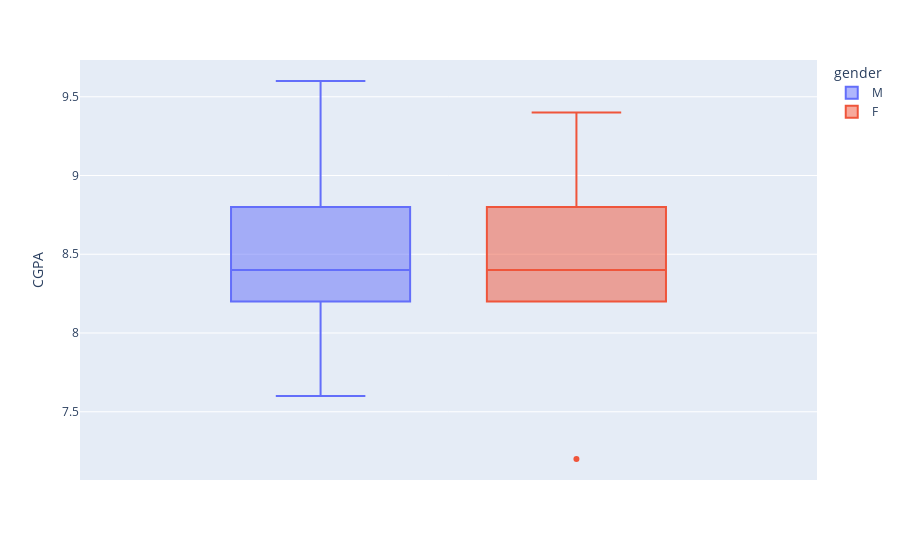

The cell this chart's notebook holds for it:
### Code cell
px.box(df_passed, color="gender", y='CGPA')

### Figure 1 — Plotly figure (JSON) as saved in the notebook; plotly's stock layout.template omitted (floating-point values rounded to 4 significant figures)
{"data": [{"alignmentgroup": "True", "hovertemplate": "gender=M<br>CGPA=%{y}<extra></extra>", "legendgroup": "M", "marker": {"color": "#636efa"}, "name": "M", "notched": false, "offsetgroup": "M", "orientation": "v", "showlegend": true, "type": "box", "x0": " ", "xaxis": "x", "y": [8.2, 9.2, 8.8, 8.2, 8.8, 9.6, 9.4, 8.8, 8, 8.4, 9.6, 8.8, 8.6, 8, 8.2, 8, 8.6, 9, 8.2, 9.2, 8.4, 8.4, 8, 8.4, 8.6, 7.6, 8.4, 8.4, 8.8, 8.4, 8.4, 8.8, 7.6, 8.4, 8.8, 8.2, 8.6, 9.2, 9.2, 8.8, 8.4, 8.4, 9.6, 7.8, 7.8, 8.2, 8.2, 9.4, 7.8, 9.4, 8.8, 8.6, 8.6, 9, 7.8, 8.4, 8.4], "y0": " ", "yaxis": "y"}, {"alignmentgroup": "True", "hovertemplate": "gender=F<br>CGPA=%{y}<extra></extra>", "legendgroup": "F", "marker": {"color": "#EF553B"}, "name": "F", "notched": false, "offsetgroup": "F", "orientation": "v", "showlegend": true, "type": "box", "x0": " ", "xaxis": "x", "y": [8.4, 8.8, 7.2, 9.2, 8.2, 8.8, 8.4, 9.2, 8.4, 8.2, 8.6, 9.4, 8.2, 8.2], "y0": " ", "yaxis": "y"}], "layout": {"boxmode": "group", "legend": {"title": {"text": "gender"}, "tracegroupgap": 0}, "margin": {"t": 60}, "xaxis": {"anchor": "y", "domain": [0, 1]}, "yaxis": {"anchor": "x", "domain": [0, 1], "title": {"text": "CGPA"}}}}
